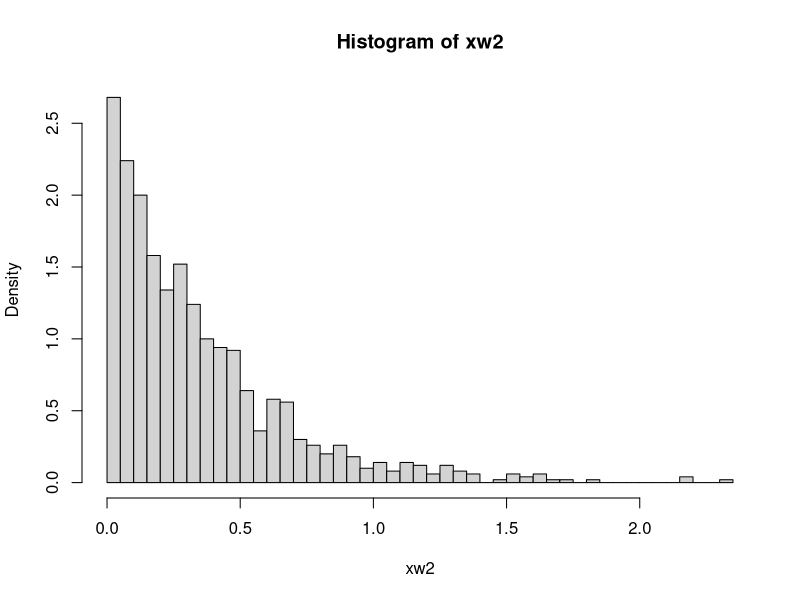
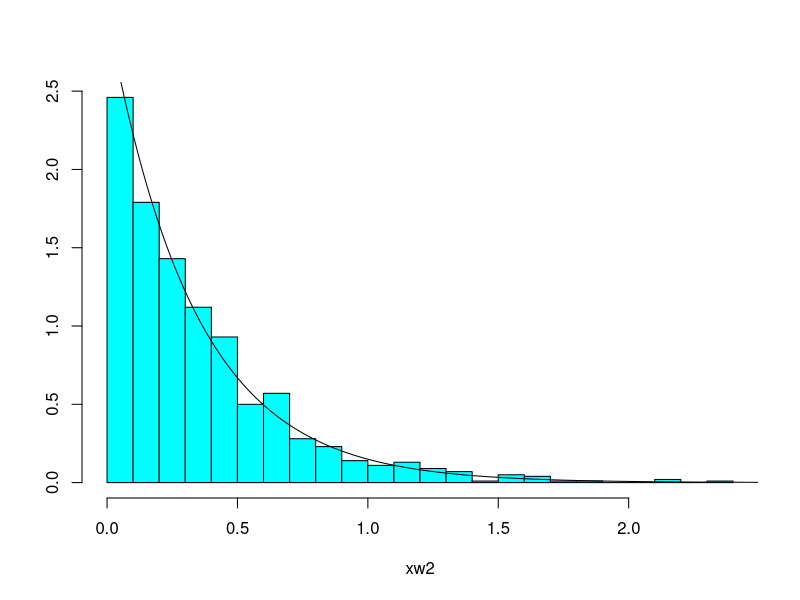
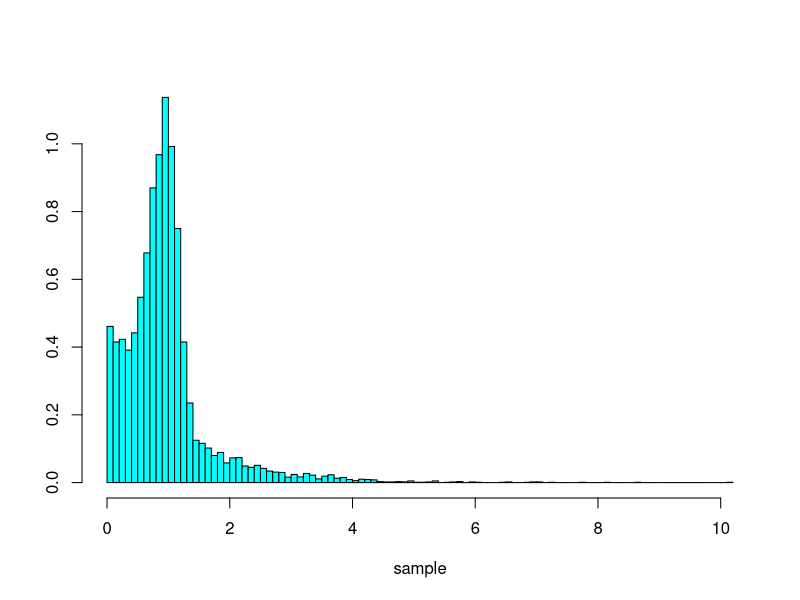
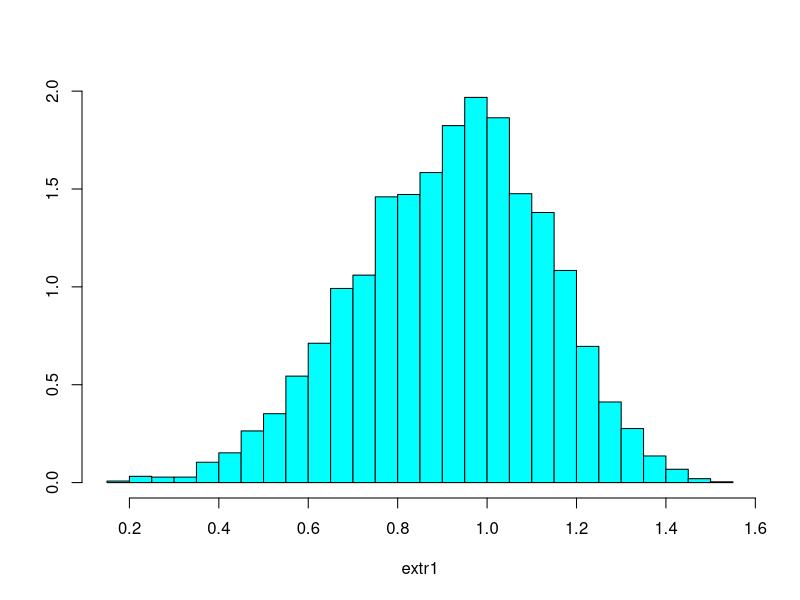
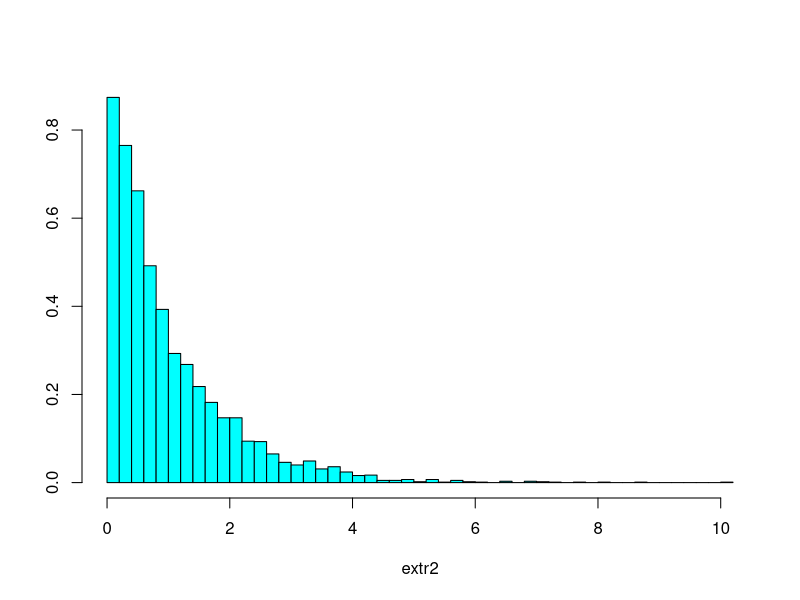
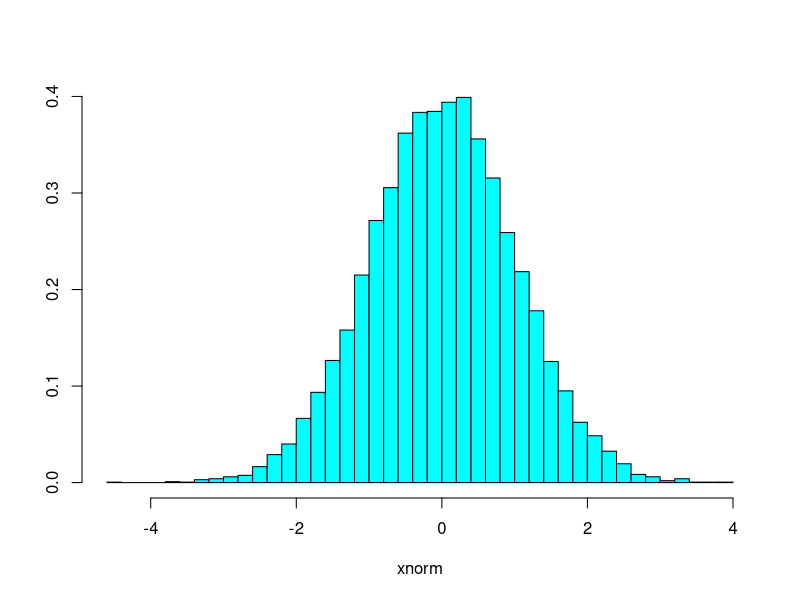
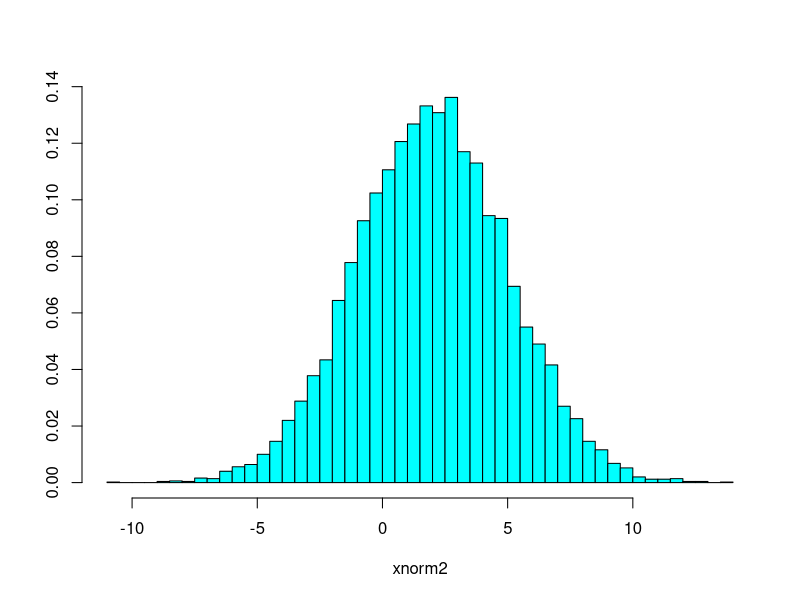

R code for these plots, in order:
#TMA4300 Interactive lecture 1
# Week 2, 12.01.2018

library(MASS) # for truehist()

#Oppg A: Probability integral transform
# Note: alpha = lambda, beta = 1 is exp(lambda)

# Simulate from weibull distribution
weib <- function(n, alpha, beta){
  u <- runif(n, 0, 1)
  x <- (-(log(u)/alpha))^(1/beta)
  return(x)
}

# True weibull density with our parameterization
dweib <- function(x, alpha, beta){
  alpha*beta*(x^(beta-1))*exp(-alpha*x^beta)
}

# Simulation
a <- 3 # alpha
b <- 1 # beta

xw2 <- weib(1000, a, b) 
hist(xw2, breaks = 50, probability = T)
# truehist(xw2) # Alternative


# Check with distribution
xw <- seq(from = 0, to = 3, by = 0.01) # Uniform x's
yw <- dweib(xw, a,b) # Sample y
# plot(xw,yw, "l") # Alternative to lines(xw, yw)
truehist(xw2)
lines(xw, yw)


# Parameters as vectors
sample <- weib(10000, c(1,1), c(5,1))
truehist(sample)

# alpha = 1, beta = 5
extr1 <- sample[seq(1,length(sample), 2)] # Extract values
truehist(extr1)

# alpha = 1, beta = 1
extr2 <- sample[seq(2,length(sample), 2)]
truehist(extr2)




#Oppg B: Box-Muller transform --------------
n <- 10000
my <- 0
sigma <- 1

norm1 <- function(n, my, sigma){
  R = weib(n, 1/2, 2)
  theta = runif(n, 0, 2*pi)
  z = R*cos(theta)
  x= sigma*z+my
  return(x)
}

# Standard normal
xnorm <- norm1(n, my, sigma)
truehist(xnorm)

# Normal
xnorm2 <- norm1(n, my = 2, sigma = 3)
truehist(xnorm2)
